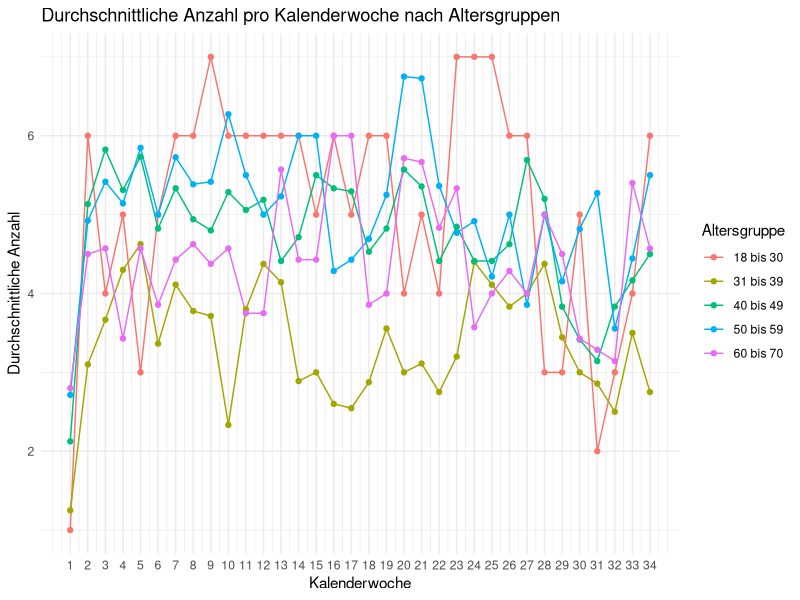
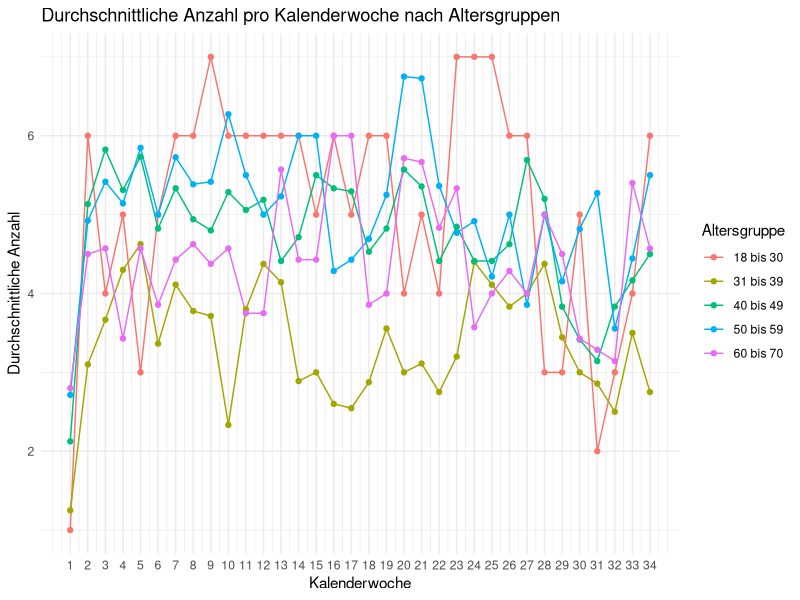

The R script that drew these images, in order:
# Bibliotheken laden
library(ggplot2)
library(dplyr)

# Daten einlesen
data <- read.csv("./merged_data.csv")

# Altersgruppen definieren
data$Altersgruppe <- cut(data$Alter,
                         breaks = c(18, 30, 39, 49, 59, 70),
                         labels = c("18 bis 30", "31 bis 39", "40 bis 49", "50 bis 59", "60 bis 70"),
                         include.lowest = TRUE)

# Daten filtern für Kalenderwochen von 1 bis 34
filtered_data <- data %>%
  filter(Kalenderwoche >= 1 & Kalenderwoche <= 34)

# Durchschnittliche Anzahl pro Kalenderwoche und Altersgruppe berechnen
average_data <- filtered_data %>%
  group_by(Altersgruppe, Kalenderwoche) %>%
  summarise(Durchschnitt = mean(Anzahl, na.rm = TRUE))

# Plot erstellen
p <- ggplot(average_data, aes(x = Kalenderwoche, y = Durchschnitt, color = Altersgruppe)) +
  geom_line() +  # Linienplot für Trends
  geom_point() +  # Punkte für jede Datenpunkt
  theme_minimal() +
  labs(title = "Durchschnittliche Anzahl pro Kalenderwoche nach Altersgruppen",
       x = "Kalenderwoche",
       y = "Durchschnittliche Anzahl",
       color = "Altersgruppe") +
  scale_x_continuous(breaks = seq(1, 34, 1))  # Kalenderwochen klar anzeigen

# Plot anzeigen
print(p)

# Plot speichern
ggsave("Altersgruppen_Analyse.png", plot = p)
